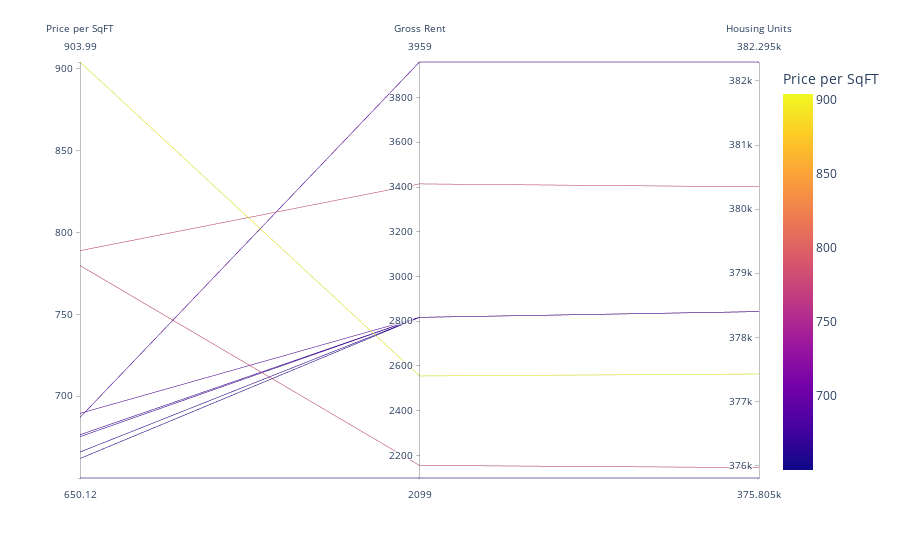

Notebook code cell kept with this figure:
### Code cell
# Parallel Coordinates Plot
expensive_coordinates_plot = px.parallel_coordinates(
                            df_expensive_neighborhoods_per_year,
                            color='sale_price_sqr_foot',
                            dimensions=['sale_price_sqr_foot', 'gross_rent', 'housing_units'],
                            labels={
                                'sale_price_sqr_foot': 'Price per SqFT',
                                'gross_rent': 'Gross Rent',
                                'housing_units': 'Housing Units'},
                                )
expensive_coordinates_plot

### Figure 1 — Plotly figure (JSON) as saved in the notebook; plotly's stock layout.template omitted (floating-point values rounded to 4 significant figures)
{"data": [{"dimensions": [{"label": "Price per SqFT", "values": [666.0, 788.8, 779.8, 689.6, 662.0, 675.4, 650.1, 676.5, 904.0, 687.1]}, {"label": "Gross Rent", "values": [2817.0, 3414, 2155.0, 2817.0, 2817.0, 2817.0, 2099, 2817.0, 2555.0, 3959]}, {"label": "Housing Units", "values": [378401, 380348, 376000.0, 378401, 378401, 378401, 375805, 378401, 377400.0, 382295]}], "domain": {"x": [0, 1], "y": [0, 1]}, "line": {"color": [666.0, 788.8, 779.8, 689.6, 662.0, 675.4, 650.1, 676.5, 904.0, 687.1], "coloraxis": "coloraxis"}, "name": "", "type": "parcoords"}], "layout": {"autosize": true, "coloraxis": {"colorbar": {"title": {"text": "Price per SqFT"}}, "colorscale": [[0, "#0d0887"], [0.1111, "#46039f"], [0.2222, "#7201a8"], [0.3333, "#9c179e"], [0.4444, "#bd3786"], [0.5556, "#d8576b"], [0.6667, "#ed7953"], [0.7778, "#fb9f3a"], [0.8889, "#fdca26"], [1, "#f0f921"]]}, "legend": {"tracegroupgap": 0}, "margin": {"t": 60}}}
